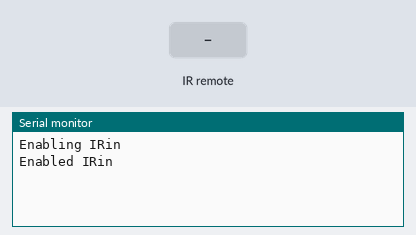
This sketch was run on a simulated Arduino Uno, built with avr-gcc and run on an emulated ATmega328P. On the bench: the last lines printed to the serial monitor. Inputs (shaded band) come from the test bench.

Above: at 1.2 s.
1.3 s: infrared code 0xC1AAC936 received
At 1.51 s:
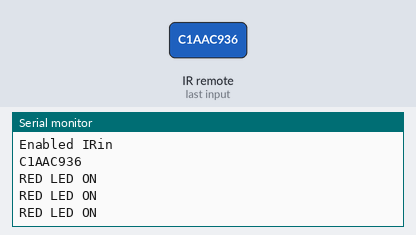
2.8 s: infrared code 0xC1AA49B6 received
At 2.81 s:
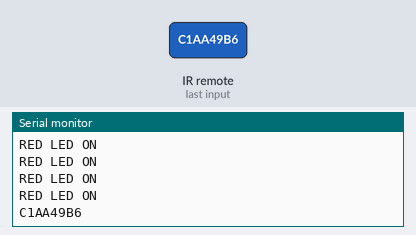
4.3 s: infrared code 0xC1AAF906 received
At 4.52 s:
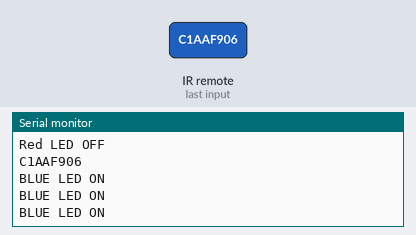
5.8 s: infrared code 0xC1AA7986 received
At 5.82 s:
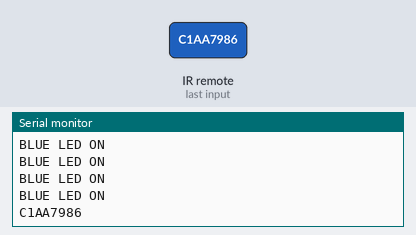
7.3 s: infrared code 0xC1AA51AE received
At 7.32 s:
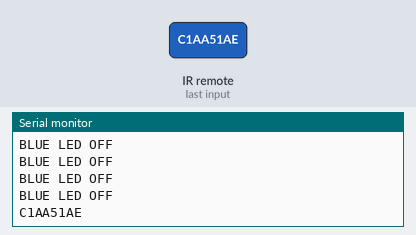
8.8 s: infrared code 0xC1AAF10E received
At 8.83 s:
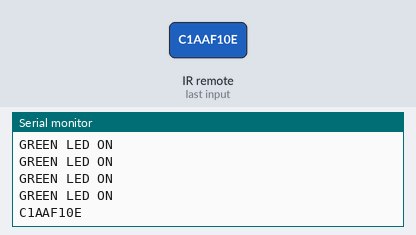

Measured:
- after the input at 1.3 s, the serial monitor: prints a new line at once (image 1)
- after the input at 2.8 s, the serial monitor: prints a new line at once (image 2)
- after the input at 4.3 s, the serial monitor: prints a new line at once (image 3)
- after the input at 5.8 s, the serial monitor: prints a new line at once (image 4)
- after the input at 7.3 s, the serial monitor: prints a new line at once (image 5)
- after the input at 8.8 s, the serial monitor: prints a new line at once (image 6)

The sketch:

Lab10_4711_351_.ino
```cpp
#include <IRremote.h>

int RECV_PIN = 11;
const int red = 8;
const int green = 9;
const int blue = 10;


IRrecv irrecv(RECV_PIN);

decode_results results;

void setup()
{
  Serial.begin(9600);
  // In case the interrupt driver crashes on setup, give a clue
  // to the user what's going on.
  Serial.println("Enabling IRin");
  irrecv.enableIRIn(); // Start the receiver
  Serial.println("Enabled IRin");


}

void loop() {
  if (irrecv.decode(&results)) {
    Serial.println(results.value, HEX);

  }
  switch (results.value)
  {
    case 0XC1AAC936:    // your hand is on the sensor
      Serial.println("RED LED ON");
      digitalWrite(8, HIGH);
      break;
    case 0XC1AA49B6:    // your hand is close to the sensor
      Serial.println("Red LED OFF");
      digitalWrite(8, LOW);
      break;
    case 0XC1AAF906:    // your hand is a few inches from the sensor
      Serial.println("BLUE LED ON");
      digitalWrite(9, HIGH);
      break;
    case 0XC1AA7986:    // your hand is nowhere near the sensor
      Serial.println("BLUE LED OFF");
      digitalWrite(9, LOW);
      break;
    case 0XC1AA51AE:    // your hand is nowhere near the sensor
      Serial.println("GREEN LED ON");
      digitalWrite(10, HIGH);
      break;
    case 0XC1AAF10E:    // your hand is nowhere near the sensor
      Serial.println("GREEN LED OFF");
      digitalWrite(10, LOW);
      break;
  }
  irrecv.resume(); // Receive the next value
  delay(100);
}
```
